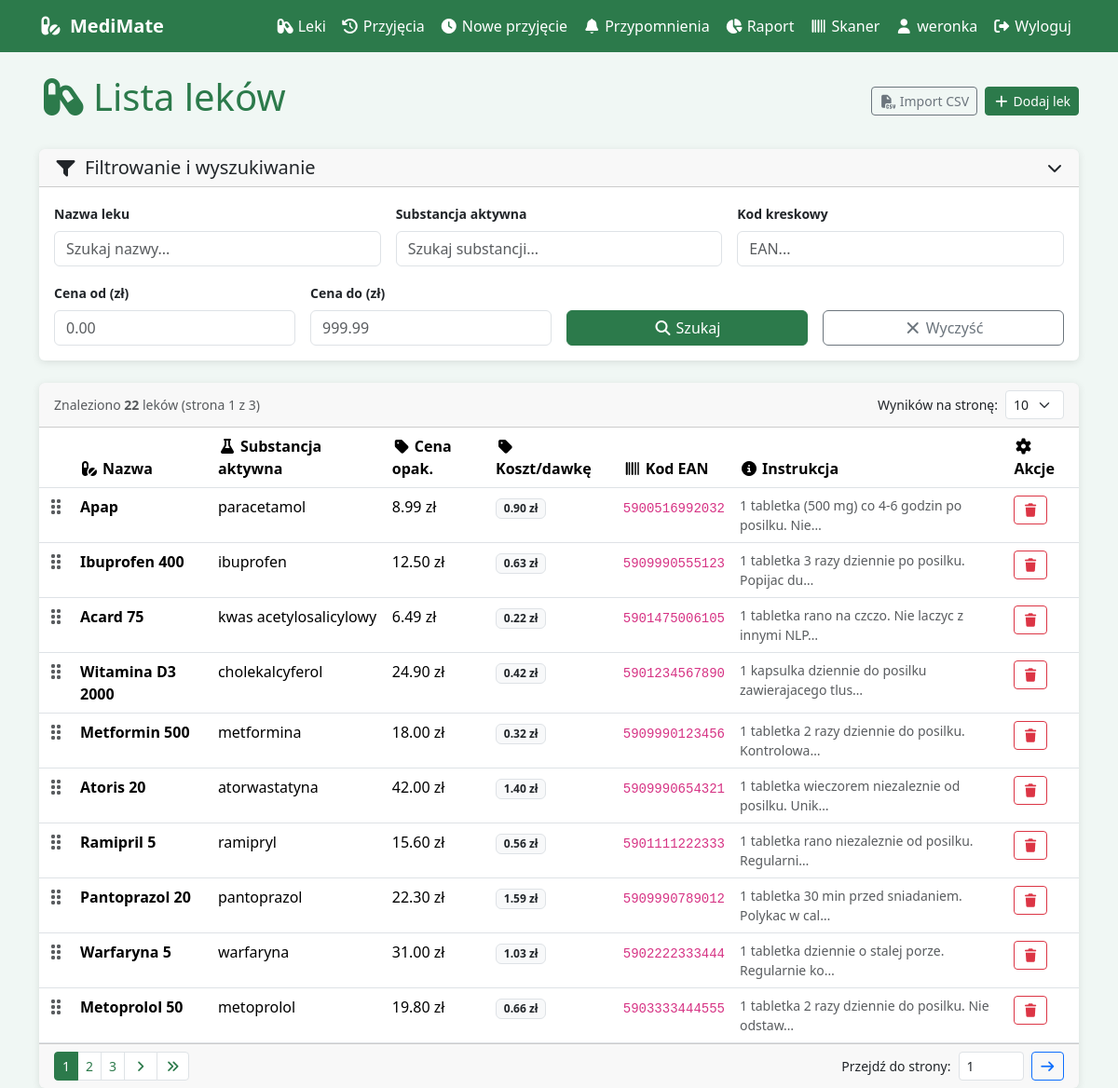
Screenshot of /leki/ (signed in) with the database file from the repository.
### leki/models.py (models this page shows, shortened)
class Lek(models.Model):
    nazwa = models.CharField(max_length=200)
    substancja_aktywna = models.CharField(max_length=200)
    instrukcja = models.TextField(help_text="Dawkowanie, pora dnia, z czym nie łączyć")
    interakcje = models.ManyToManyField(
        'self',
        blank=True,
        verbose_name="Interakcje z innymi lekami"
    )
    uzytkownik = models.ForeignKey(
        User,
        on_delete=models.CASCADE,
        related_name='leki',
        null=True
    )
    cena = models.DecimalField(
        max_digits=8, decimal_places=2,
        null=True, blank=True,
        verbose_name="Cena opakowania (zł)",
        help_text="Cena jednego opakowania w złotych"
    )
    ilosc_w_opakowaniu = models.PositiveIntegerField(
        null=True, blank=True,
        verbose_name="Liczba tabletek / dawek w opakowaniu",
        help_text="Np. 20 tabletek, 30 kapsułek"
    )
    kod_kreskowy = models.CharField(
        max_length=30, blank=True,
        verbose_name="Kod kreskowy (EAN)",
        help_text="Wpisz lub zeskanuj kod z opakowania"
    )
    @property
    def cena_za_dawke(self):
        if self.cena and self.ilosc_w_opakowaniu:
            return round(self.cena / self.ilosc_w_opakowaniu, 4)
        return None
    class Meta:
        verbose_name = "Lek"
        verbose_name_plural = "Leki"

### leki/views.py (the view, shortened to what this page needs)
# urls.py: path('leki/', views.lista_lekow, name='lista_lekow'),
@login_required
def lista_lekow(request):
    qs = Lek.objects.filter(uzytkownik=request.user)
    form = FiltrLekiForm(request.GET or None)
    wyniki_na_stronie = request.GET.get('na_stronie', '10')
    try:
        wyniki_na_stronie = int(wyniki_na_stronie)
        if wyniki_na_stronie not in [5, 10, 25, 50]:
            wyniki_na_stronie = 10
    except ValueError:
        wyniki_na_stronie = 10
    paginator = Paginator(qs, wyniki_na_stronie)
    strona = request.GET.get('strona', 1)
    try:
        leki_strona = paginator.page(strona)
    except Exception:
        leki_strona = paginator.page(1)
    get_params = request.GET.copy()
    get_params.pop('strona', None)
    return render(request, 'leki/lista_lekow.html', {
        'leki': leki_strona,
        'form': form,
        'paginator': paginator,
        'wyniki_na_stronie': wyniki_na_stronie,
        'get_params': get_params.urlencode(),
        'opcje_na_stronie': [5, 10, 25, 50],
    })

### leki/forms.py
class FiltrLekiForm(forms.Form):
    nazwa = forms.CharField(
        required=False, label='Nazwa leku',
        widget=forms.TextInput(attrs={'class': 'form-control', 'placeholder': 'Szukaj nazwy...'})
    )
    substancja = forms.CharField(
        required=False, label='Substancja aktywna',
        widget=forms.TextInput(attrs={'class': 'form-control', 'placeholder': 'Szukaj substancji...'})
    )
    cena_min = forms.DecimalField(
        required=False, label='Cena od (zł)', min_value=0,
        widget=forms.NumberInput(attrs={'class': 'form-control', 'placeholder': '0.00', 'step': '0.01'})
    )
    cena_max = forms.DecimalField(
        required=False, label='Cena do (zł)', min_value=0,
        widget=forms.NumberInput(attrs={'class': 'form-control', 'placeholder': '999.99', 'step': '0.01'})
    )
    kod_kreskowy = forms.CharField(
        required=False, label='Kod kreskowy',
        widget=forms.TextInput(attrs={'class': 'form-control', 'placeholder': 'EAN...'})
    )

### leki/templates/leki/lista_lekow.html (shortened to what this page needs)
{% extends 'leki/base.html' %}
{% block content %}
<div class="d-flex justify-content-between align-items-center mb-4">
    <h1><i class="fas fa-capsules me-2"></i>Lista leków</h1>
    <div class="d-flex gap-2">
        <a href="{% url 'import_csv' %}" class="btn btn-outline-secondary btn-sm">
            <i class="fas fa-file-csv me-1"></i>Import CSV
        </a>
        <a href="{% url 'dodaj_lek' %}" class="btn btn-primary btn-sm">
            <i class="fas fa-plus me-1"></i>Dodaj lek
        </a>
    </div>
</div>
<div class="card mb-4">
    <div class="card-header d-flex justify-content-between align-items-center"
         style="cursor:pointer;" onclick="toggleFiltr()">
        <h5 class="mb-0"><i class="fas fa-filter me-2"></i>Filtrowanie i wyszukiwanie</h5>
        <i class="fas fa-chevron-down" id="ikona-filtr"></i>
    </div>
    <div id="panel-filtrowania">
        <div class="card-body">
            <form method="get">
                <div class="row g-3">
                    <div class="col-md-4">
                        <label class="form-label small fw-bold">{{ form.nazwa.label }}</label>
                        {{ form.nazwa }}
                    </div>
                    <div class="col-md-4">
                        <label class="form-label small fw-bold">{{ form.substancja.label }}</label>
                        {{ form.substancja }}
                    </div>
                    <div class="col-md-4">
                        <label class="form-label small fw-bold">{{ form.kod_kreskowy.label }}</label>
                        {{ form.kod_kreskowy }}
                    </div>
                    <div class="col-md-3">
                        <label class="form-label small fw-bold">{{ form.cena_min.label }}</label>
                        {{ form.cena_min }}
                    </div>
                    <div class="col-md-3">
                        <label class="form-label small fw-bold">{{ form.cena_max.label }}</label>
                        {{ form.cena_max }}
                    </div>
                    <div class="col-md-3 d-flex align-items-end">
                        <button type="submit" class="btn btn-primary w-100">
                            <i class="fas fa-search me-1"></i>Szukaj
                        </button>
                    </div>
                    <div class="col-md-3 d-flex align-items-end">
                        <a href="{% url 'lista_lekow' %}" class="btn btn-outline-secondary w-100">
                            <i class="fas fa-times me-1"></i>Wyczyść
                        </a>
                    </div>
                </div>
            </form>
        </div>
    </div>
</div>
<div class="card">
    <div class="card-header d-flex justify-content-between align-items-center">
        <span class="small text-muted">
            Znaleziono <strong>{{ paginator.count }}</strong> leków
            (strona {{ leki.number }} z {{ paginator.num_pages }})
        </span>
        <div class="d-flex align-items-center gap-2">
            <label class="small mb-0">Wyników na stronę:</label>
            <select class="form-select form-select-sm" style="width:auto;"
                    onchange="zmienNaStronie(this.value)">
                {% for opcja in opcje_na_stronie %}
                <option value="{{ opcja }}" {% if opcja == wyniki_na_stronie %}selected{% endif %}>
                    {{ opcja }}
                </option>
                {% endfor %}
            </select>
        </div>
    </div>
    <div class="card-body p-0">
        {% if leki %}
        <table class="table table-hover mb-0">
            <thead>
                <tr>
                    <th style="width:30px;"></th>
                    <th><i class="fas fa-pills me-1"></i>Nazwa</th>
                    <th><i class="fas fa-flask me-1"></i>Substancja aktywna</th>
                    <th><i class="fas fa-tag me-1"></i>Cena opak.</th>
                    <th><i class="fas fa-tag me-1"></i>Koszt/dawkę</th>
                    <th><i class="fas fa-barcode me-1"></i>Kod EAN</th>
                    <th><i class="fas fa-info-circle me-1"></i>Instrukcja</th>
                    <th><i class="fas fa-cog me-1"></i>Akcje</th>
                </tr>
            </thead>
            <tbody id="tabela-body">
                {% for lek in leki %}
                <tr class="wiersz-leku" draggable="true" data-id="{{ lek.pk }}">
                    <td class="drag-handle text-muted" style="cursor:grab; user-select:none;">
                        <i class="fas fa-grip-vertical"></i>
                    </td>
                    <td><strong>{{ lek.nazwa }}</strong></td>
                    <td>{{ lek.substancja_aktywna }}</td>
                    <td>{% if lek.cena %}{{ lek.cena }} zł{% else %}<span class="text-muted">—</span>{% endif %}</td>
                    <td>
                        {% if lek.cena_za_dawke %}
                        <span class="badge bg-light text-dark border">
                            {{ lek.cena_za_dawke|floatformat:2 }} zł
                        </span>
                        {% else %}<span class="text-muted">—</span>{% endif %}
                    </td>
                    <td>{% if lek.kod_kreskowy %}<code>{{ lek.kod_kreskowy }}</code>{% else %}—{% endif %}</td>
                    <td class="small text-muted">{{ lek.instrukcja|truncatechars:50 }}</td>
                    <td>
                        <a href="{% url 'usun_lek' lek.pk %}"
                           class="btn btn-sm btn-outline-danger"
                           title="Usuń lek">
                            <i class="fas fa-trash"></i>
                        </a>
                    </td>
                </tr>
                {% endfor %}
            </tbody>
        </table>
        {% else %}
        <div class="p-4 text-center text-muted">
            <i class="fas fa-search fa-2x mb-3 d-block"></i>
            Brak leków spełniających kryteria wyszukiwania.
        </div>
        {% endif %}
    </div>
    {% if paginator.num_pages > 1 %}
    <div class="card-footer d-flex justify-content-between align-items-center flex-wrap gap-2">
        <nav>
            <ul class="pagination pagination-sm mb-0">
                {% for num in paginator.page_range %}
                    {% if num == leki.number %}
                    <li class="page-item active"><span class="page-link">{{ num }}</span></li>
                    {% elif num >= leki.number|add:"-2" and num <= leki.number|add:"2" %}
                    <li class="page-item">
                        <a class="page-link" href="?{{ get_params }}&strona={{ num }}&na_stronie={{ wyniki_na_stronie }}">{{ num }}</a>
                    </li>
                    {% endif %}
                {% endfor %}
                {% if leki.has_next %}
                <li class="page-item">
                    <a class="page-link" href="?{{ get_params }}&strona={{ leki.next_page_number }}&na_stronie={{ wyniki_na_stronie }}">
                        <i class="fas fa-angle-right"></i>
                    </a>
                </li>
                <li class="page-item">
                    <a class="page-link" href="?{{ get_params }}&strona={{ paginator.num_pages }}&na_stronie={{ wyniki_na_stronie }}">
                        <i class="fas fa-angle-double-right"></i>
                    </a>
                </li>
                {% endif %}
            </ul>
        </nav>
        <form method="get" class="d-flex gap-2 align-items-center">
            <label class="small mb-0">Przejdź do strony:</label>
            <input type="number" name="strona" min="1" max="{{ paginator.num_pages }}"
                   value="{{ leki.number }}"
                   class="form-control form-control-sm" style="width:70px;">
            <button type="submit" class="btn btn-sm btn-outline-primary">
                <i class="fas fa-arrow-right"></i>
            </button>
        </form>
    </div>
    {% endif %}
</div>
{% endblock %}

### leki/templates/leki/base.html (shortened to what this page needs)
{% load static %}
<!DOCTYPE html>
<html lang="pl">
<head>
    <link rel="stylesheet" href="{% static 'leki/css/bootstrap.min.css' %}">
    <link rel="stylesheet" href="{% static 'leki/css/all.min.css' %}">
</head>
<body>
    <nav class="navbar navbar-expand-lg mb-4">
        <div class="container">
            <a class="navbar-brand fw-bold" href="{% url 'strona_glowna' %}">
                <i class="fas fa-pills me-2"></i>MediMate
            </a>
            <div class="collapse navbar-collapse" id="navMenu">
                <ul class="navbar-nav ms-auto">
                    {% if user.is_authenticated %}
                    <li class="nav-item">
                        <a class="nav-link" href="{% url 'lista_lekow' %}">
                            <i class="fas fa-capsules me-1"></i>Leki
                        </a>
                    </li>
                    <li class="nav-item">
                        <a class="nav-link" href="{% url 'lista_przyjec' %}">
                            <i class="fas fa-history me-1"></i>Przyjęcia
                        </a>
                    </li>
                    <li class="nav-item">
                        <a class="nav-link" href="{% url 'dodaj_przyjecie' %}">
                            <i class="fas fa-clock me-1"></i>Nowe przyjęcie
                        </a>
                    </li>
                    <li class="nav-item">
                        <a class="nav-link" href="{% url 'harmonogram_lista' %}">
                            <i class="fas fa-bell me-1"></i>Przypomnienia
                        </a>
                    </li>
                    <li class="nav-item">
                        <a class="nav-link" href="{% url 'raport' %}">
                            <i class="fas fa-chart-pie me-1"></i>Raport
                        </a>
                    </li>
                    <li class="nav-item">
                        <a class="nav-link" href="{% url 'skaner' %}">
                            <i class="fas fa-barcode me-1"></i>Skaner
                        </a>
                    </li>
                    <li class="nav-item">
                        <a class="nav-link" href="{% url 'edytuj_profil' %}">
                            <i class="fas fa-user me-1"></i>{{ user.username }}
                        </a>
                    </li>
                    <li class="nav-item">
                        <a class="nav-link" href="{% url 'wylogowanie' %}">
                            <i class="fas fa-sign-out-alt me-1"></i>Wyloguj
                        </a>
                    </li>
                    {% endif %}
                </ul>
            </div>
        </div>
    </nav>
    <div class="container">
        {% block content %}{% endblock %}
    </div>
</body>
</html>

### leki/templates/leki/base.html (style rules this page uses)
body { background: #f0f7f4; }
.navbar { background: #2c7a4b !important; }
.navbar-brand, .nav-link { color: white !important; }
.card { border: none; box-shadow: 0 2px 8px rgba(0,0,0,0.1); }
.btn-primary { background: #2c7a4b; border-color: #2c7a4b; }
h1, h2 { color: #2c7a4b; }
.table thead { background: #2c7a4b; color: white; }
.page-item.active .page-link { background-color: #2c7a4b; border-color: #2c7a4b; }
.page-link { color: #2c7a4b; }

### leki/templates/leki/lista_lekow.html (style rules this page uses)
.wiersz-leku { transition: background 0.2s ease; }

### rows the page displays
Lek: nazwa "Apap", substancja_aktywna "paracetamol", cena "8.99", cena_za_dawke "0.90", kod_kreskowy "5900516992032", instrukcja "1 tabletka (500 mg) co 4-6 godzin po posilku. Nie…"
Lek: nazwa "Ibuprofen 400", substancja_aktywna "ibuprofen", cena "12.50", cena_za_dawke "0.63", kod_kreskowy "5909990555123", instrukcja "1 tabletka 3 razy dziennie po posilku. Popijac du…"
Lek: nazwa "Acard 75", substancja_aktywna "kwas acetylosalicylowy", cena "6.49", cena_za_dawke "0.22", kod_kreskowy "5901475006105", instrukcja "1 tabletka rano na czczo. Nie laczyc z innymi NLP…"
Lek: nazwa "Witamina D3 2000", substancja_aktywna "cholekalcyferol", cena "24.90", cena_za_dawke "0.42", kod_kreskowy "5901234567890", instrukcja "1 kapsulka dziennie do posilku zawierajacego tlus…"
Lek: nazwa "Metformin 500", substancja_aktywna "metformina", cena "18.00", cena_za_dawke "0.32", kod_kreskowy "5909990123456", instrukcja "1 tabletka 2 razy dziennie do posilku. Kontrolowa…"
Lek: nazwa "Atoris 20", substancja_aktywna "atorwastatyna", cena "42.00", cena_za_dawke "1.40", kod_kreskowy "5909990654321", instrukcja "1 tabletka wieczorem niezaleznie od posilku. Unik…"
Lek: nazwa "Ramipril 5", substancja_aktywna "ramipryl", cena "15.60", cena_za_dawke "0.56", kod_kreskowy "5901111222333", instrukcja "1 tabletka rano niezaleznie od posilku. Regularni…"
Lek: nazwa "Pantoprazol 20", substancja_aktywna "pantoprazol", cena "22.30", cena_za_dawke "1.59", kod_kreskowy "5909990789012", instrukcja "1 tabletka 30 min przed sniadaniem. Polykac w cal…"
Lek: nazwa "Warfaryna 5", substancja_aktywna "warfaryna", cena "31.00", cena_za_dawke "1.03", kod_kreskowy "5902222333444", instrukcja "1 tabletka dziennie o stalej porze. Regularnie ko…"
Lek: nazwa "Metoprolol 50", substancja_aktywna "metoprolol", cena "19.80", cena_za_dawke "0.66", kod_kreskowy "5903333444555", instrukcja "1 tabletka 2 razy dziennie do posilku. Nie odstaw…"

### other values shown
{{ user.username }} "weronka"
{{ paginator.count }} "22"
{{ leki.number }} "1"
{{ paginator.num_pages }} "3"
{{ num }} "1"
{{ num }} "2" "3"
form field value "10"
